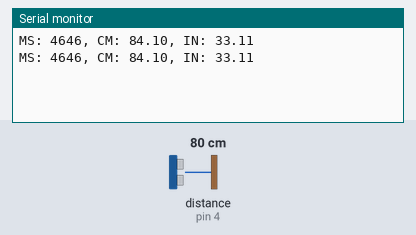
The sketch below on a simulated Arduino Uno, built with avr-gcc and run on an emulated ATmega328P. Shown: the last lines printed to the serial monitor. Wiring (inferred from the names in the program): ultrasonic range finder: trigger pin 3; echo pin 4. Inputs (shaded band) come from the test bench; at power-on: distance to the obstacle (sensor on pin 4) 80 cm. The echo pulse lasts 58.3 µs per cm.

Above: at 1.8 s.
1.9 s: distance to the obstacle (sensor on pin 4) set to 2 cm
At 2.3 s:
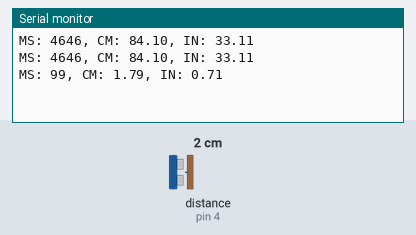
3.4 s: distance to the obstacle (sensor on pin 4) set to 4 cm
At 4.8 s:
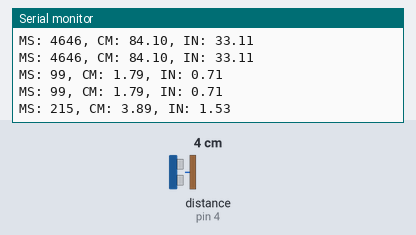
Timing chart, 0 to 6.4 s (numbered marks = the images above; inputs shaded):
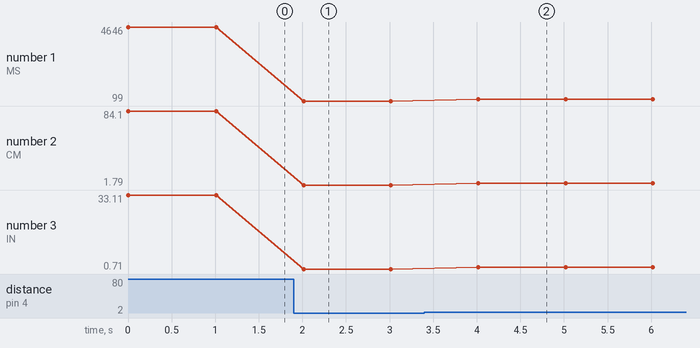

The sketch:

Lab24_ultra_Sound.ino
```cpp
#include <Ultrasonic.h>

#define TRIGGER_PIN  3
#define ECHO_PIN     4

Ultrasonic ultrasonic(TRIGGER_PIN, ECHO_PIN);

void setup()
  {
  Serial.begin(9600);
  }

void loop()
  {
  float cmMsec, inMsec;
  long microsec = ultrasonic.timing();
  cmMsec = ultrasonic.convert(microsec, Ultrasonic::CM);
  inMsec = ultrasonic.convert(microsec, Ultrasonic::IN);
  Serial.print("MS: ");
  Serial.print(microsec);
  Serial.print(", CM: ");
  Serial.print(cmMsec);
  Serial.print(", IN: ");
  Serial.println(inMsec);
  delay(1000);
  }
```

Measured:
- after the input at 1.9 s, the serial monitor: prints a new line after 0.11 s (image 1)
- after the input at 3.4 s, the serial monitor: prints a new line after 0.62 s (image 2)
- plotted number 1: 4646 → 99 after the input at 1.9 s, 99 → 216 after the input at 3.4 s
- plotted number 2: 84.1 → 1.79 after the input at 1.9 s, 1.79 → 3.91 after the input at 3.4 s
- plotted number 3: 33.11 → 0.71 after the input at 1.9 s, 0.71 → 1.54 after the input at 3.4 s
